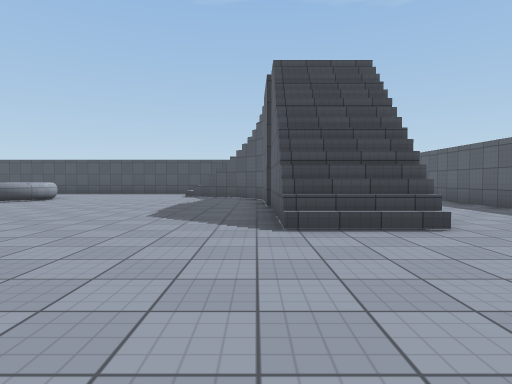
view 1 (above)

24 first-person views from a walk through a Unity game level. The camera is 1.2 m above the floor, tilts 2° down and sees 75° across. The floor is counted in squares, 2 m on a side. Each view is taken from the middle of a square. On the plan, view 1 faces up. The plan holds only what a view shows up to about 10 squares ahead; the rest is blank. The place goes on beyond the plan. The player character is not drawn. Surface patterns are stand-ins for the level's own textures.

view 2
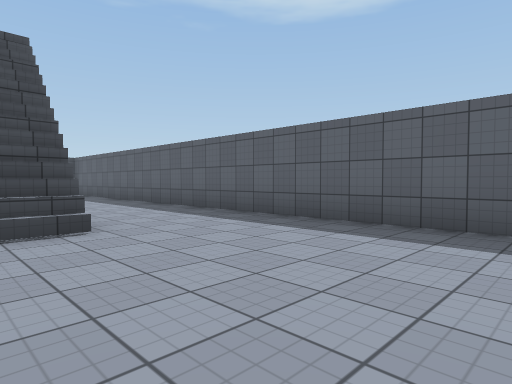

view 3
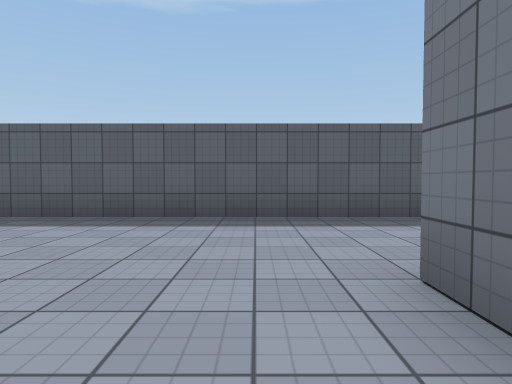

view 4
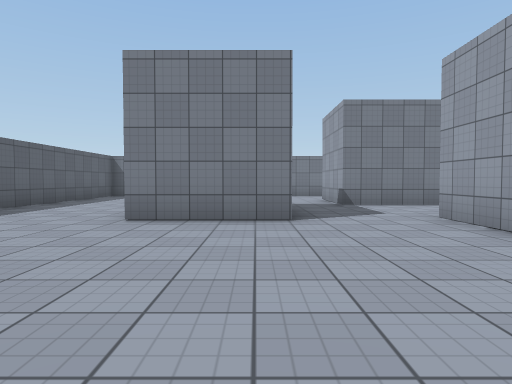

view 5
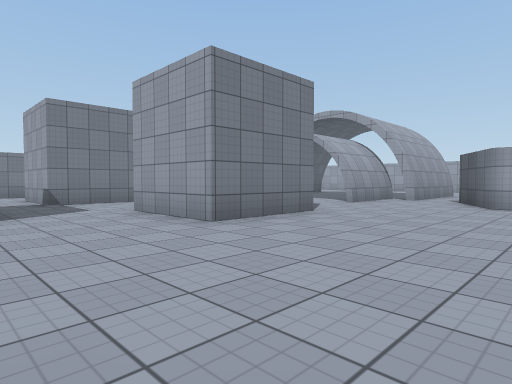

view 6
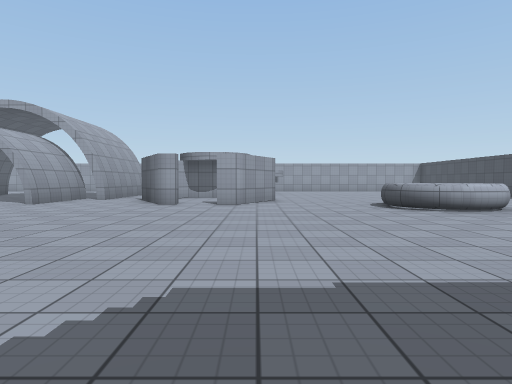

view 7
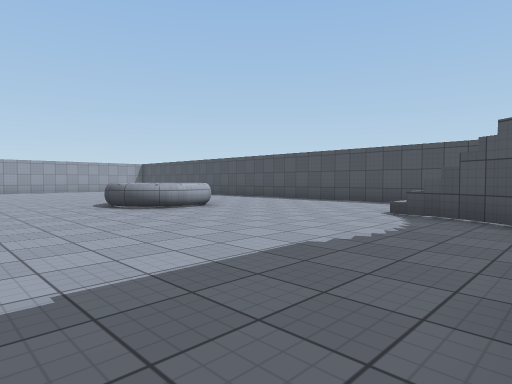

view 8
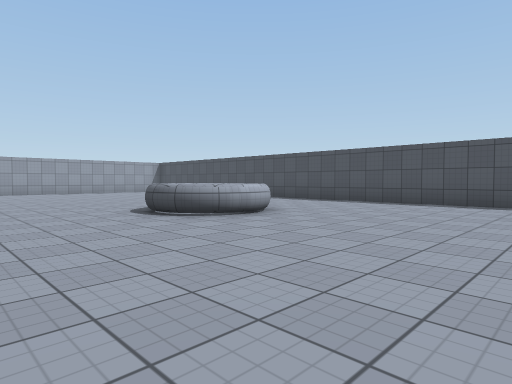

view 9
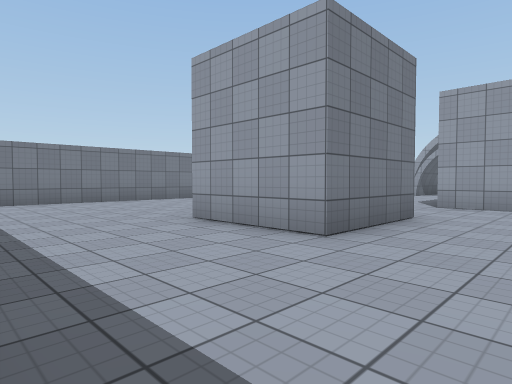

view 10
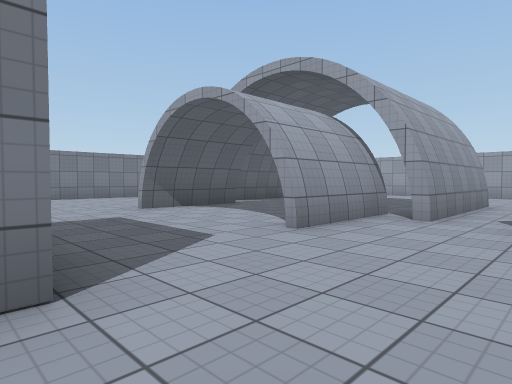

view 11
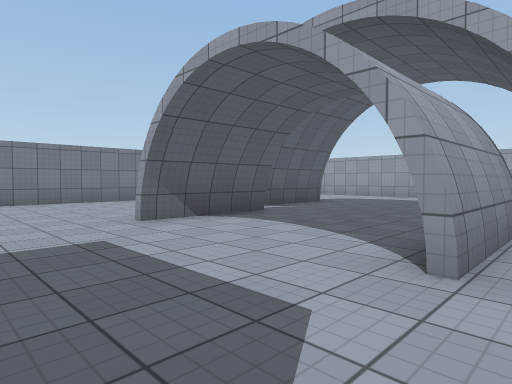

view 12
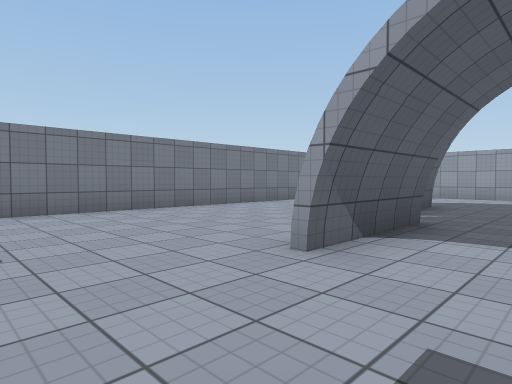

view 13
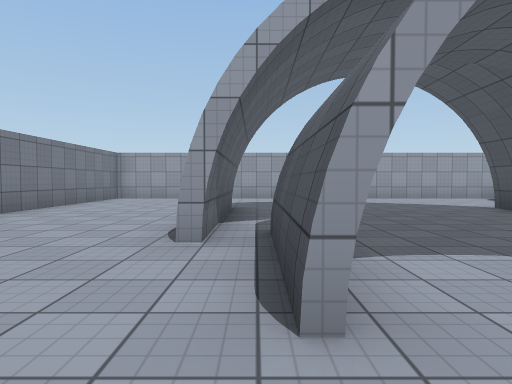

view 14
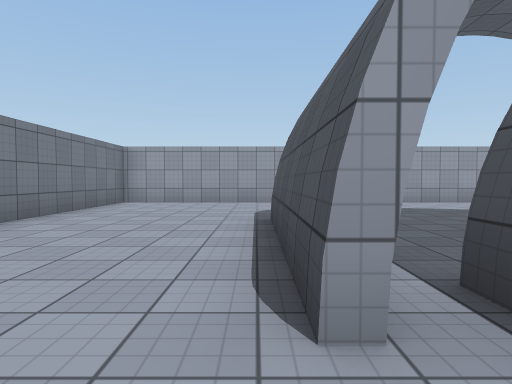

view 15
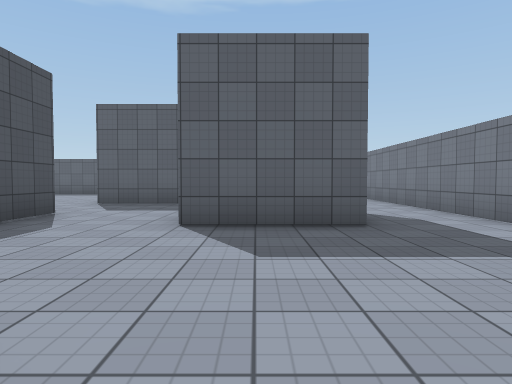

view 16
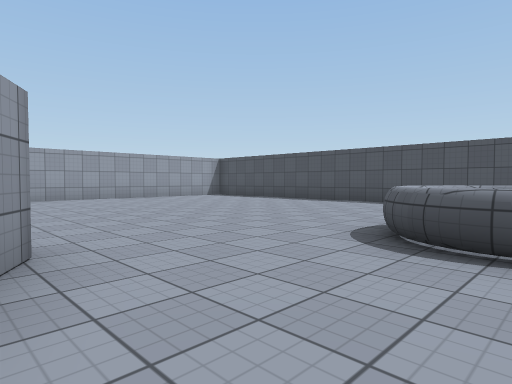

view 17
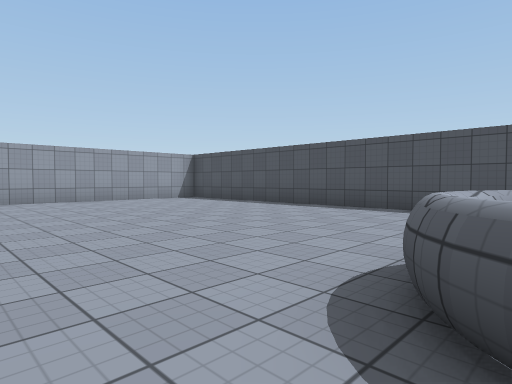

view 18
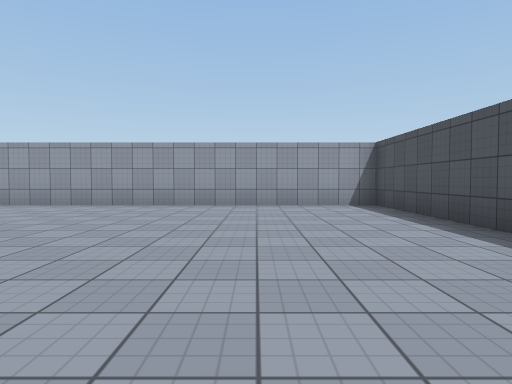

view 19
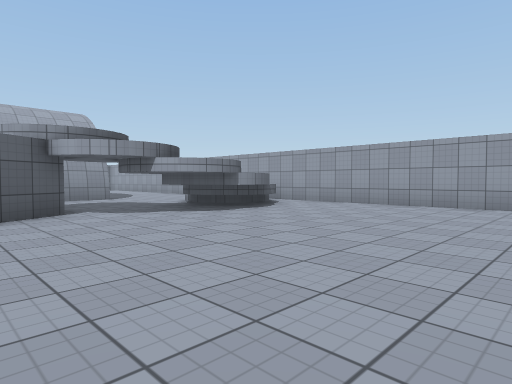

view 20
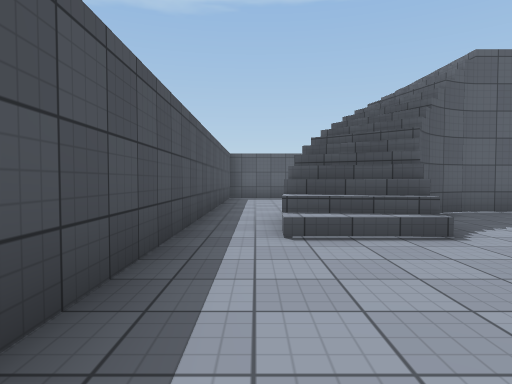

view 21
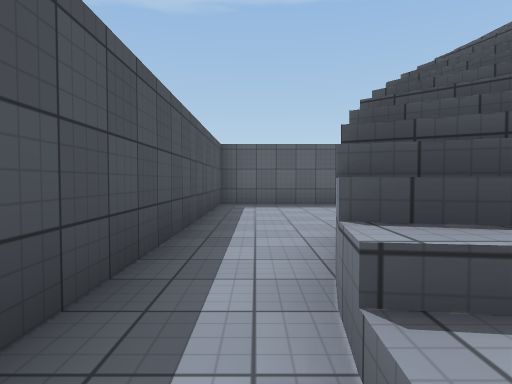

view 22
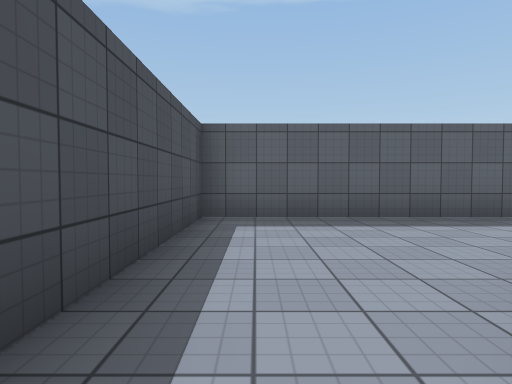

view 23
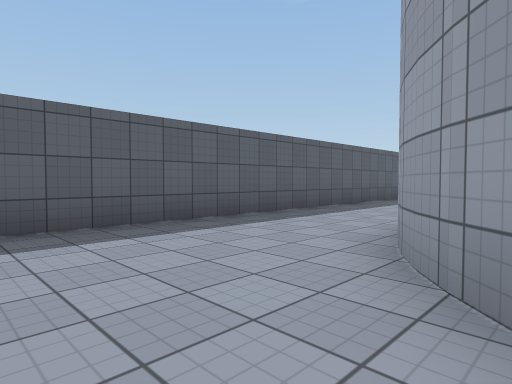

view 24
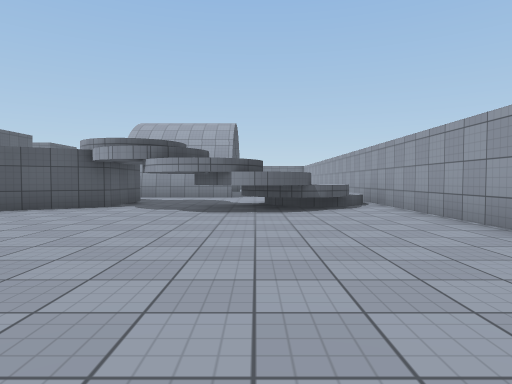

### Floor plan
Key: @ floor where view 1 was taken; # wall or solid block; . floor; / step, stairs or slope; = window, fence, low wall or low ledge.
Columns run from 18 left of view 1 to 6 right of it. Each row starts with its distance up from view 1.
 15 #########################
 14 #........ ..............#
 13 #........ ......///.....#
 12 #...............#////...#
 11 #.........==......///...#
 10 #.........==......///...#
  9 #.........==....../  ...#
  8 #..................  ...#
  7 #..///.............//...#
  6 #/////####.........//...#
  5 #/  //#  ##........//...#
  4 #  =..#  ##........//...#
  3 #  ...####..............#
  2 #.......................#
  1 #...####.....###........#
  0 #......###... ##..@.....#
 -1 #............ ##..###...#
 -2   ................###...#
 -3   ................###...#
 -4 #......###....###.  ....#
 -5 #...####......###. .....#
 -6 #.............###.......#
 -7 #......................
 -8 #......................
 -9 ############  #########

Where each view was taken, in squares from view 1:
view 1: 0 up, 0 right, facing up
view 2: 0 up, 1 right, facing up-right
view 3: 0 up, 0 right, facing right
view 4: 4 up, 0 right, facing down
view 5: 5 up, 0 right, facing down-left
view 6: 6 up, 0 right, facing left
view 7: 6 up, 0 right, facing up-left
view 8: 6 up, 2 left, facing up-left
view 9: 1 up, 5 right, facing down-left
view 10: 3 up, 5 left, facing down-left
view 11: 1 up, 6 left, facing down-left
view 12: 2 down, 6 left, facing down-left
view 13: 4 down, 7 left, facing left
view 14: 5 down, 9 left, facing left
view 15: 5 down, 9 left, facing right
view 16: 6 up, 7 left, facing up-left
view 17: 8 up, 8 left, facing up-left
view 18: 12 up, 10 left, facing left
view 19: 12 up, 10 left, facing down-left
view 20: 14 up, 6 left, facing right
view 21: 14 up, 3 left, facing right
view 22: 14 up, 0 right, facing right
view 23: 14 up, 1 right, facing down-right
view 24: 13 up, 15 left, facing down
